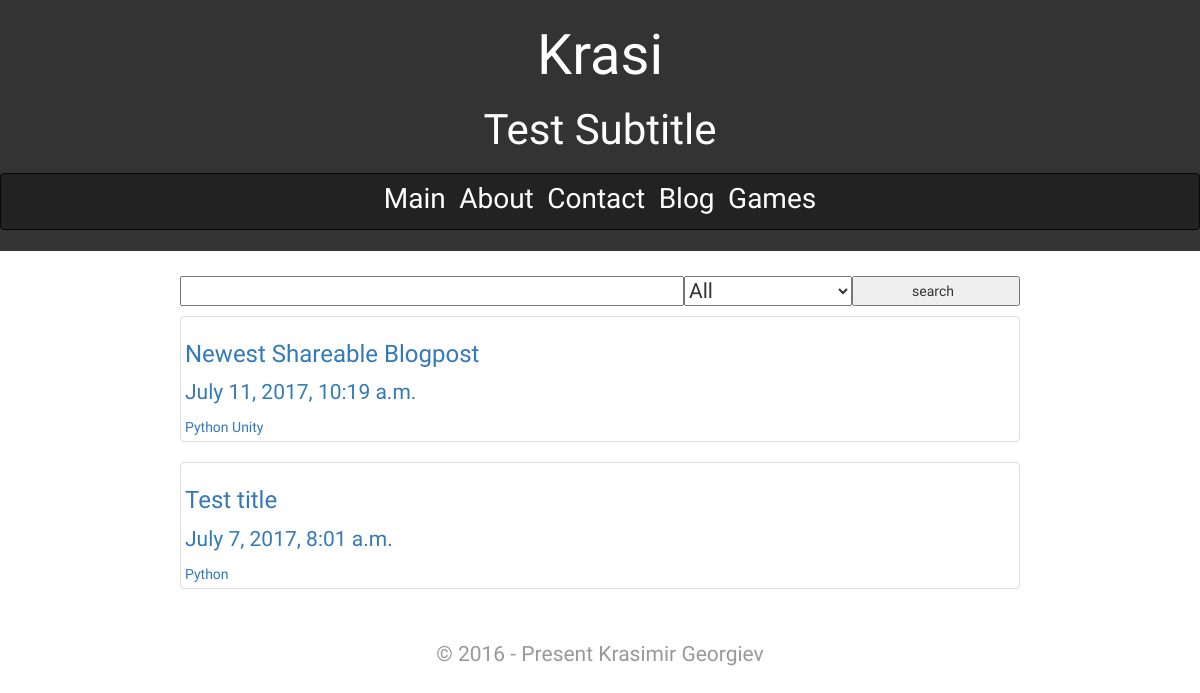
The page /blog/ on the database as committed earlier.
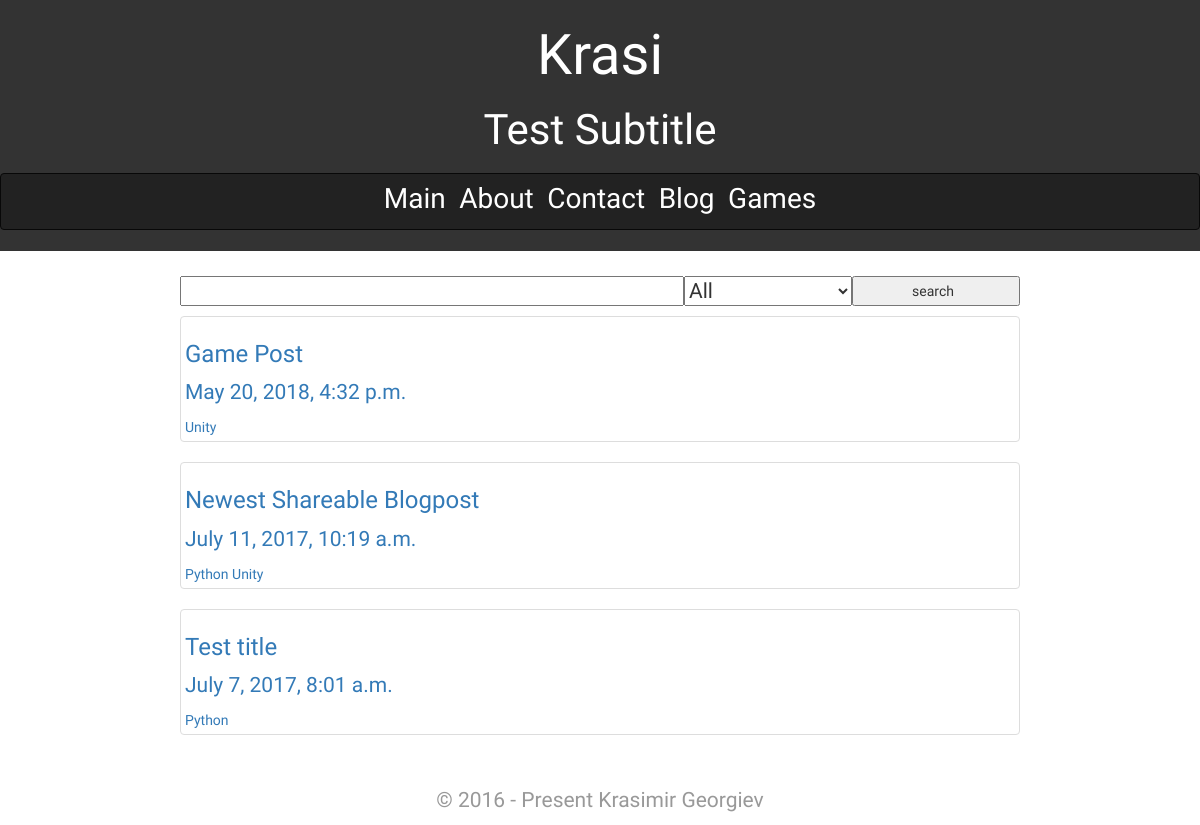
The same page on the database as committed later.
### blog/models.py (models this page shows, shortened)
class Blog(models.Model):
	title = models.CharField(max_length = 255)
	created_at = models.DateTimeField(auto_now_add = True)
	writer = models.CharField(max_length = 255)
	shareable = models.BooleanField(default = False)
	categories = models.ManyToManyField("Category")
	class Meta():
		ordering = ['-created_at', ]

class Category(models.Model):
	name = models.CharField(max_length = 255)
	def __str__(self):
		return self.name
	class Meta:
		verbose_name_plural = "categories"

### blog/views.py (the view, shortened to what this page needs)
def blog_list(request):
	blogs = Blog.objects.all()
	search_form = forms.SearchForm()
	if request.method == "GET":
		search_form = forms.SearchForm(request.GET)
	return render(request, 'blog/blog_list.html',
		{'blog_list': blogs, 'search_form': search_form})

### blog/forms.py
class SearchForm(forms.Form):
	search_field = forms.CharField(max_length = 255, required=False)
	categories = forms.ChoiceField(choices = category_choices.CHOICES)

### blog/templates/blog/blog_list.html (shortened to what this page needs)
{% extends 'blog/layout.html' %}
{% block content %}
<form class = "search_form" action="" method = "GET">
	{{ search_form.as_p }}
	<input type="submit" value = "search" class = "search_button">
</form>
{% for blog in blog_list %}
	<a href = "{% url 'blog:blog_detail' pk=blog.pk %}">
		<div class = "thumbnail blog_box">
			<h3>
			{{ blog.title }}
			</h3>
			<p>{{ blog.created_at }}</p>
			<div class = "categories">
				{% for category in blog.categories.all %}
					{{ category }}
				{% endfor %}
			</div>
		</div>
	</a>
{% endfor %}
{% endblock %}

### blog/templates/blog/layout.html (shortened to what this page needs)
{% extends 'layout.html' %}
{% load static %}
{% block css %}
	<link rel = "stylesheet" href = "{% static 'blog/css/blog.css' %}">
{% endblock %}

### templates/layout.html (shortened to what this page needs)
{% load static %}
<!Doctype html>
<html lang = "en">
  <head>
    <link rel = "stylesheet" href = "{% static 'css/normalize.css' %}">
    <link rel="stylesheet" href="https://maxcdn.bootstrapcdn.com/bootstrap/3.3.7/css/bootstrap.min.css">
    <link rel = "stylesheet" href = "{% static 'css/main.css' %}">
    <link rel = "stylesheet" href = "{% static 'css/responsive.css' %}">
    {% block css %}
    {% endblock %}
  </head>
  <body id = "top">
    <header>
      <h1>Krasi</h1>
      <h2>Test Subtitle</h2>
      <div class = "menu">
        <nav class="navbar navbar-inverse">
          <div class = "container">
            <ul>
              <a href = "{% url 'index' %}">Main</a>
              <a href = "{% url 'about' %}">About</a>
              <a href = "{% url 'contact' %}">Contact</a>
              <a href = "{% url 'blog:list' %}">Blog</a>
              <a href = "{% url 'gameViewer:game_list' %}">Games</a>
            </ul>
          </div>
        </nav>
      </div>
    </header>
    <div class = "content">
      {% block content %}
      {% endblock %}
    </div>
    <footer>
      <p>&copy; 2016 - Present Krasimir Georgiev</p>
    </footer>
  </body>
</html>

### assets/css/main.css (style rules this page uses)
body { font-family: 'Ubuntu', sans-serif; }
* { padding-left: 0; }
header { text-align: center; background: #333333; padding-top: 5px; padding-bottom: 1px; }
h1 { font-size: 4em; color: #fff; }
h2 { font-size: 3em; padding-bottom: 10px; color: #fff; }
nav { padding-top: 5px; padding-left: 0; }
nav a { font-size: 2em; padding: 0 5px; color: #fff; }
p { font-size: 1.5em; }
.content { max-width: 70%; margin: 25px auto; }
footer, #jump_up { text-align: center; color: #999; clear: both; padding-top: 25px; }

### blog/static/blog/css/blog.css (style rules this page uses)
.search_form { width: 100%; display: block; padding-bottom: 40px; }
.search_form * { display: inline; height: 30px; }
.search_form .search_button { display: block; width: 100%; }
.search_form #id_search_field { width: 60%; float: left; }
.search_form #id_categories { width: 40%; float: left; }
@media screen and (min-width: 620px) { .search_form #id_categories, .search_form .search_button { width: 20%; } }
@media screen and (min-width: 620px) { .search_form .search_button { display: inline; float: right; } }

Rows that differ between the two databases and show on the page:
added Blog: title "Game Post", created_at "May 20, 2018, 4:32 p.m.", Category (name "Unity")
